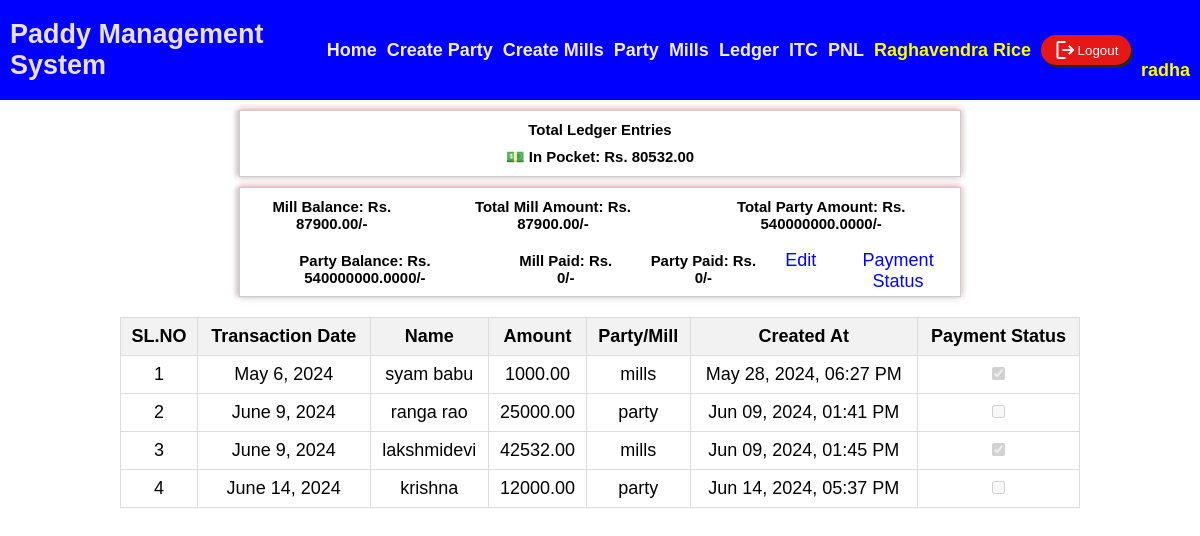
The app's page /ledger/ (signed in) with its own data.
### paddymastersystem/models.py (models this page shows, shortened)
class LedgerEntry(models.Model):
    transaction_date= models.DateField()
    name= models.CharField(max_length=100)
    amount= models.DecimalField(max_digits=10, decimal_places=2)
    party_or_mill= models.CharField(max_length=50)
    ac_name= models.CharField(max_length=100)
    created_at= models.DateTimeField(auto_now_add=True)
    payment_status= models.BooleanField(default=False)

### paddymastersystem/views.py (the view)
# urls.py: path('ledger/', views.ledger, name='ledger'),
@login_required(login_url='login')
def ledger(request):
    ledger_entries = LedgerEntry.objects.all()
    party_records = PartyRecord.objects.all()
    mills_records = MillsRecord.objects.all()
    total_amount = sum(ledger.amount for ledger in ledger_entries)
    total_mill_amount = sum(mills_record.mill_amount for mills_record in mills_records)
    total_party_amount = sum(party_record.party_rate * party_record.party_weight for party_record in party_records)
    mill_paid = sum(ledger.amount for ledger in ledger_entries if ledger.party_or_mill == 'mill' and ledger.payment_status)
    party_paid = sum(ledger.amount for ledger in ledger_entries if ledger.party_or_mill == 'party' and ledger.payment_status)
    mill_balance = total_mill_amount - mill_paid
    party_balance = total_party_amount - party_paid
    context = {
        'ledger_entries': ledger_entries,
        'party_records': party_records,
        'mills_records': mills_records,
        'total_amount': total_amount,
        'total_mill_amount': total_mill_amount,
        'total_party_amount': total_party_amount,
        'mill_paid': mill_paid,
        'party_paid': party_paid,
        'mill_balance': mill_balance,
        'party_balance': party_balance,
    }
    return render(request, 'ledger/ledger.html', context)

### templates/ledger/ledger.html (shortened to what this page needs)
{% extends "common.html" %}
{% block content %}
<center>
    <div class="section one">
        <h5>Total Ledger Entries</h5>
        <h5>💵 In Pocket: Rs. {{ total_amount }}</h5>
    </div>
    <div class="section one">
        <div class="payment">
            <h5>Mill Balance: Rs. {{ mill_balance }}/-</h5>
            <h5>Total Mill Amount: Rs. {{ total_mill_amount }}/-</h5>
            <h5>Total Party Amount: Rs. {{ total_party_amount }}/-</h5>
        </div>
        <div class="payment">
            <h5>Party Balance: Rs. {{ party_balance }}/-</h5>
            <h5>Mill Paid: Rs. {{ mill_paid }}/-</h5>
            <h5>Party Paid: Rs. {{ party_paid }}/-</h5>
            <a href="{% url 'view_ledger' %}">Edit</a>
            <a href="{% url 'view_ledger' %}">Payment Status</a>
        </div>
    </div>
    <div class="table">
        <table>
            <thead>
                <tr>
                    <th>SL.NO</th>
                    <th>Transaction Date</th>
                    <th>Name</th>
                    <th>Amount</th>
                    <th>Party/Mill</th>
                    <th>Created At</th>
                    <th>Payment Status</th>
                </tr>
            </thead>
            <tbody>
                {% for entry in ledger_entries %}
                <tr>
                    <td>{{ forloop.counter }}</td>
                    <td>{{ entry.transaction_date }}</td>
                    <td>{{ entry.name }}</td>
                    <td>{{ entry.amount }}</td>
                    <td>{{ entry.party_or_mill }}</td>
                    <td>{{ entry.created_at|date:"M d, Y, h:i A" }}</td>
                    <td><input type="checkbox" {% if entry.payment_status %}checked{% endif %} disabled></td>
                </tr>
                {% endfor %}
            </tbody>
        </table>
    </div>
</center>
{% endblock %}

### templates/common.html (shortened to what this page needs)
<!DOCTYPE html>
<html lang="en">
<head>
</head>
<body>
    <header>
        <h3 class="logo">Paddy Management System</h3>
        {% if user.is_authenticated %}
        <div class="nav-links">
            <h3><a href="{% url 'homepage' %}">Home</a></h3>
            <h3><a href="{% url 'add_party_record' %}">Create Party</a></h3>
            <h3><a href="{% url 'add_mill_record' %}">Create Mills</a></h3>
            <h3><a href="{% url 'party' %}">Party</a></h3>
            <h3><a href="{% url 'mills' %}">Mills</a></h3>
            <h3><a href="{% url 'ledger' %}">Ledger</a></h3>
            <h3><a href="{% url 'interest_entry' %}">ITC</a></h3>
            <h3><a href="{% url 'view_records' %}">PNL</a></h3>
            <h3 style="color:yellow">Raghavendra Rice</h3>
            <form method="post" action="{% url 'logout' %}">
                <button type="submit" id="buttn"><span class="material-symbols-outlined">logout</span> Logout</button>
            </form>
            <h3 style="color:yellow;display: flex; margin-top: 40px;">{{ request.user.username }}</h3>
        </div>
        {% endif %}
    </header>
    {% block content %}{% endblock %}
</body>
</html>

### templates/common.html (style rules this page uses)
body { margin: 0; height: 100vh; font-family: Arial, sans-serif; }
header { display: grid; grid-template-columns: 1fr auto; align-items: center; background-color: blue; width: 100%; height: 100px; color: rgb(234, 223, 223); padding: 0 10px; }
.logo { justify-self: start; font-size: 1.5em; }
.nav-links { display: flex; gap: 10px; align-items: center; flex-wrap: wrap; }
a { text-decoration: none; color: rgb(244, 234, 234); }
h3 { margin: 0; font-size: 1em; }
#buttn { display: flex; align-items: center; justify-content: center; background-color: rgb(230, 23, 23); width: 90px; height: 30px; box-shadow: 2px 3px rgb(37, 38, 37); border-radius: 20px; color: white; cursor: pointer; border: none; }
@media only screen and (min-width: 768px) { body { font-size: 18px; } }
@media only screen and (min-width: 768px) { .nav-links { padding: 0 20px; } }
.nav-links { display: flex; flex-wrap: wrap; }
.nav-links { flex: 1 1 auto; }

### templates/ledger/ledger.html (style rules this page uses)
body { font-family: Arial, sans-serif; }
h5 { margin: 10px 0; }
.section { margin: 20px 0; }
.section h5 { margin: 10px 0; }
.section { border: 1px solid #ccc; margin: 10px 0; width: 70%; box-shadow: 0 4px 5px rgba(193, 191, 191, 0.2), 0 -4px 5px rgba(255, 80, 80, 0.2), 4px 0 4px rgba(141, 139, 139, 0.2), -4px 0 4px rgba(58, 57, 57, 0.2); }
table { width: 80%; border-collapse: collapse; margin: 20px auto; }
table, th, td { border: 1px solid #ddd; }
th, td { padding: 8px; text-align: center; }
th { background-color: #f2f2f2; }
.payment { display: flex; gap: 20px; justify-content: center; }
.payment a { text-decoration: none; padding-top: 8px; color: blue; }
.one { width: 60%; }

### records on screen
LedgerEntry: transaction_date "May 6, 2024", name "syam babu", amount "1000.00", party_or_mill "mills", created_at "May 28, 2024, 06:27 PM", payment_status "☑"
LedgerEntry: transaction_date "June 9, 2024", name "ranga rao", amount "25000.00", party_or_mill "party", created_at "Jun 09, 2024, 01:41 PM"
LedgerEntry: transaction_date "June 9, 2024", name "lakshmidevi", amount "42532.00", party_or_mill "mills", created_at "Jun 09, 2024, 01:45 PM", payment_status "☑"
LedgerEntry: transaction_date "June 14, 2024", name "krishna", amount "12000.00", party_or_mill "party", created_at "Jun 14, 2024, 05:37 PM"

### other values on screen
{{ request.user.username }} "radha"
{{ total_amount }} "80532.00"
{{ mill_balance }} "87900.00"
{{ total_mill_amount }} "87900.00"
{{ total_party_amount }} "540000000.0000"
{{ party_balance }} "540000000.0000"
{{ mill_paid }} "0"
{{ party_paid }} "0"
